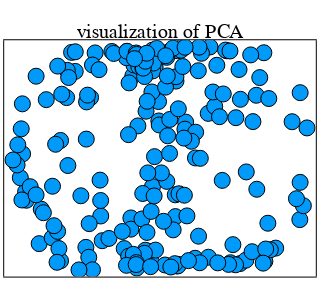

The notebook cell saved with this chart:
### Markdown cell above
Plot `P_PCA`

### Code cell
# plot PCA
plot(P_pca[1,:], P_pca[2,:], 
    seriestype = :scatter, 
    label = "",
    framestyle = :box,
    xaxis = nothing,
    yaxis = nothing,
    markersize = 8,
    title = "visualization of PCA",
    size = (300, 300)
    )

### Figure 1 — Plotly figure (JSON) as saved in the notebook; plotly's stock layout.template omitted (floating-point values rounded to 4 significant figures; data arrays with more than 128 entries replaced by an {"elided": "..."} marker saying what was removed)
{"data": [{"colorbar": {"title": ""}, "legendgroup": "", "marker": {"color": "rgba(0, 154, 250, 1.000)", "line": {"color": "rgba(0, 0, 0, 1.000)", "width": 1}, "size": 16, "symbol": "circle"}, "mode": "markers", "name": "", "showlegend": false, "type": "scatter", "x": {"elided": "200 float values"}, "xaxis": "x1", "y": {"elided": "200 float values"}, "yaxis": "y1", "zmax": null, "zmin": null}], "layout": {"annotations": [{"font": {"color": "rgba(0, 0, 0, 1.000)", "family": "sans-serif", "size": 20}, "rotation": 0, "showarrow": false, "text": "visualization of PCA", "x": 0.5, "xanchor": "center", "xref": "paper", "y": 1, "yanchor": "top", "yref": "paper"}], "height": 300, "legend": {"bgcolor": "rgba(255, 255, 255, 1.000)", "bordercolor": "rgba(0, 0, 0, 1.000)", "font": {"color": "rgba(0, 0, 0, 1.000)", "family": "sans-serif", "size": 11}, "tracegroupgap": 0, "x": 1, "y": 1}, "margin": {"b": 20, "l": 0, "r": 0, "t": 20}, "paper_bgcolor": "rgba(255, 255, 255, 1.000)", "plot_bgcolor": "rgba(255, 255, 255, 1.000)", "showlegend": true, "width": 300, "xaxis": {"anchor": "y1", "domain": [0.01312, 0.9869], "gridcolor": "rgba(0, 0, 0, 0.100)", "gridwidth": 0.5, "linecolor": "rgba(0, 0, 0, 1.000)", "mirror": true, "range": [-2.19, 2.396], "showgrid": true, "showline": true, "showticklabels": true, "tickangle": 0, "tickcolor": "rgb(0, 0, 0)", "tickfont": {"color": "rgba(0, 0, 0, 1.000)", "family": "sans-serif", "size": 11}, "tickmode": "array", "ticks": "inside", "ticktext": [], "tickvals": [], "title": "", "titlefont": {"color": "rgba(0, 0, 0, 1.000)", "family": "sans-serif", "size": 15}, "type": "-", "visible": true, "zeroline": false, "zerolinecolor": "rgba(0, 0, 0, 1.000)"}, "yaxis": {"anchor": "x1", "domain": [0.01312, 0.9221], "gridcolor": "rgba(0, 0, 0, 0.100)", "gridwidth": 0.5, "linecolor": "rgba(0, 0, 0, 1.000)", "mirror": true, "range": [-1.587, 1.463], "showgrid": true, "showline": true, "showticklabels": true, "tickangle": 0, "tickcolor": "rgb(0, 0, 0)", "tickfont": {"color": "rgba(0, 0, 0, 1.000)", "family": "sans-serif", "size": 11}, "tickmode": "array", "ticks": "inside", "ticktext": [], "tickvals": [], "title": "", "titlefont": {"color": "rgba(0, 0, 0, 1.000)", "family": "sans-serif", "size": 15}, "type": "-", "visible": true, "zeroline": false, "zerolinecolor": "rgba(0, 0, 0, 1.000)"}}}
